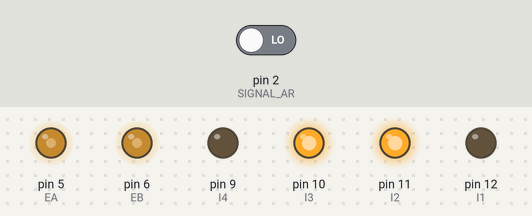
Bench run of a sketch on a simulated Arduino Uno, built with avr-gcc and run on an emulated ATmega328P. On the bench: output pins drawn as LEDs (lit = HIGH). The test bench sets the inputs (shaded band); at power-on: pin 2 (SIGNAL_AR) LOW. What the sketch prints to the serial monitor is not drawn.

Above: at 0.1 s.
Timing chart, 0 to 1.6 s (numbered marks = the images above):
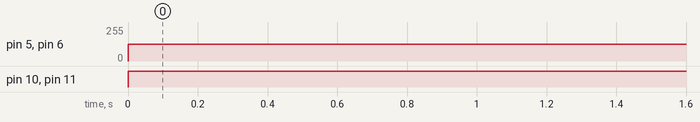

The sketch:

Speedometer.ino
```cpp
// Encoder digital pins
 const byte SIGNAL_AL = 4;
 const byte SIGNAL_BL = 3;
 const byte SIGNAL_AR = 2;
 const byte SIGNAL_BR = 1;

 //radius of wheels and track
 const float radius = 0.0625;
 const float track = 0.2775;

 int EA = 5; // Wheel PWM pin (must be a PWM pin)
 int I1 = 12; // Wheel direction digital pin 1
 int I2 = 11; // Wheel direction digital pin 2
 int EB = 6;
 int I3 = 10;
 int I4 = 9;

  float vTotal = 0;
  float  angleRate = 0;

 // Counter to keep track of encoder ticks [integer]
 volatile long encoder_ticksL = 0;
 volatile long encoder_ticksR = 0;
 long displacementL = 0;
 long displacementR = 0;

//enncoder ticks to radians conversion rate (rad/tick)
 const double RPT = 2.0 * PI / 3000 ;

 // Counter to keep track of the last number of ticks [integer]
 long encoder_ticks_last = 0;
 long lastDisplacementL = 0;
 long lastDisplacementR = 0;


 // This function is called when SIGNAL_AL goes HIGH
 void decodeEncoderTicksLeft()
 {
 if (digitalRead(SIGNAL_BL) == LOW)
 {
 // SIGNAL_A leads SIGNAL_B, so count one way
 encoder_ticksL--;
 }
 else
 {
 // SIGNAL_B leads SIGNAL_A, so count the other way
 encoder_ticksL++;
 }
 }


//called when Signal_AR goes high
  void decodeEncoderTicksRight()
 {
 if (digitalRead(SIGNAL_BR) == LOW)
 {
 // SIGNAL_A leads SIGNAL_B, so count one way
 encoder_ticksR++;
 }
 else
 {
 // SIGNAL_B leads SIGNAL_A, so count the other way
 encoder_ticksR--;
 }
 }


//run motors
void motors(int speedL, int speedR){
  digitalWrite(I1, LOW);
  digitalWrite(I2, HIGH);
  digitalWrite(I3, HIGH);
  digitalWrite(I4, LOW);

  analogWrite(EA, speedR);
  analogWrite(EB, speedL);
}


 void setup()
 {
 // Open the serial port at 9600 bps
 Serial.begin(9600);
 // Set the pin modes for the encoders
 pinMode(SIGNAL_AL, INPUT);
 pinMode(SIGNAL_BL, INPUT);
 pinMode(SIGNAL_AR, INPUT);
 pinMode(SIGNAL_BR, INPUT);

 pinMode(EA, OUTPUT);
 pinMode(I1, OUTPUT);
 pinMode(I2, OUTPUT);
 pinMode(EB, OUTPUT);
 pinMode(I3, OUTPUT);
 pinMode(I4, OUTPUT);

 // Every time SIGNAL_A goes HIGH, this is a pulse
 attachInterrupt(digitalPinToInterrupt(SIGNAL_AL), decodeEncoderTicksLeft, RISING);
 attachInterrupt(digitalPinToInterrupt(SIGNAL_AR), decodeEncoderTicksRight, RISING);

 // Print a message
 Serial.print("Program initialized.");
 Serial.print("\n");
 }

  void speedometer() {
      //left wheel readings
  displacementL = (double)encoder_ticksL * RPT;     //finds displacement
  // long speedL = displacementL - lastDisplacementL;   //angular speed
  float velocityL = (displacementL - lastDisplacementL) * radius;                 //speed in m/s
  lastDisplacementL = displacementL;                //set last_displacement to current displacement


  //right wheel readings
  displacementR = (double)encoder_ticksR * RPT;
  float velocityR = (displacementR - lastDisplacementR) * radius;
  lastDisplacementR = displacementR;


  //calculate total translational velocity and angular rate
  vTotal = 0.5 * (velocityL + velocityR);
  angleRate = (velocityR - velocityL) / track;

  // print results
  Serial.print("Total Translational speed is: ");
  Serial.print(vTotal);
  Serial.print("m/s \n");

  Serial.print("The angular turning rate is: ");
  Serial.print(angleRate);
  Serial.print("Rad/s \n");


  }


 void loop()
 {
    int uL = 127;
    int uR = 127;
    motors(uL, uR);
    speedometer();

    //Short delay [ms]
    delay(1000);
    Serial.print("\n");
}
```

Measured:
- by itself, pin 5 (EA), pin 6 (EB): 0/255 → 127/255 at 0.00 s
- by itself, pin 10 (I3), pin 11 (I2): LOW → HIGH at 0.00 s
